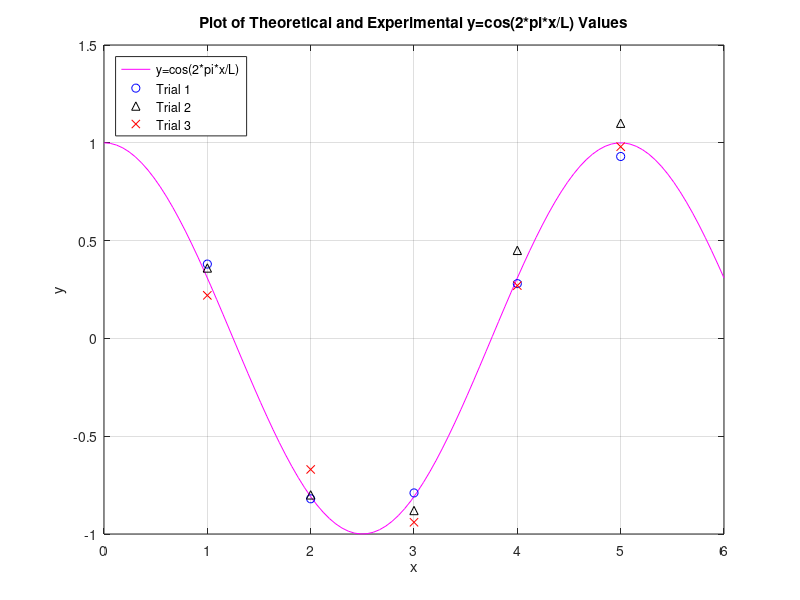

The MATLAB script that drew this image:
% Chris Kreienkamp
% Section 10
% 1/24/17

% Creates a plot of the function y=cos(2*pi*x/L) over the range of
% 0 to 6 with 100 values

clear
clc

%% Set Parameters

% Define range and number of x-values
xmin = 0;
xmax = 6;
Nx = 100;


%% Tabulate Values

% Use linspace to define theoretical x-values
x = linspace(xmin,xmax,Nx);

% Define theoretical function
L = 5;
y1 = cos(2*pi*x/L);

% Define experimental values
xexp = [1 2 3 4 5];
Trial1 = [.38 -.82 -.79 .28 .93];
Trial2 = [.36 -.8 -.88 .45 1.1];
Trial3 = [.22 -.67 -.94 .27 .98];

%% Plot theoretical and experimental data on same axis

plot(x,y1,'-m',...
    xexp,Trial1,'bo',...
    xexp,Trial2,'k^',...
    xexp,Trial3,'rx')

% Add labels, title, ...
xlabel('x')
ylabel('y')
title('Plot of Theoretical and Experimental y=cos(2*pi*x/L) Values')
grid on
legend('y=cos(2*pi*x/L)','Trial 1','Trial 2','Trial 3','Location','Northwest')
